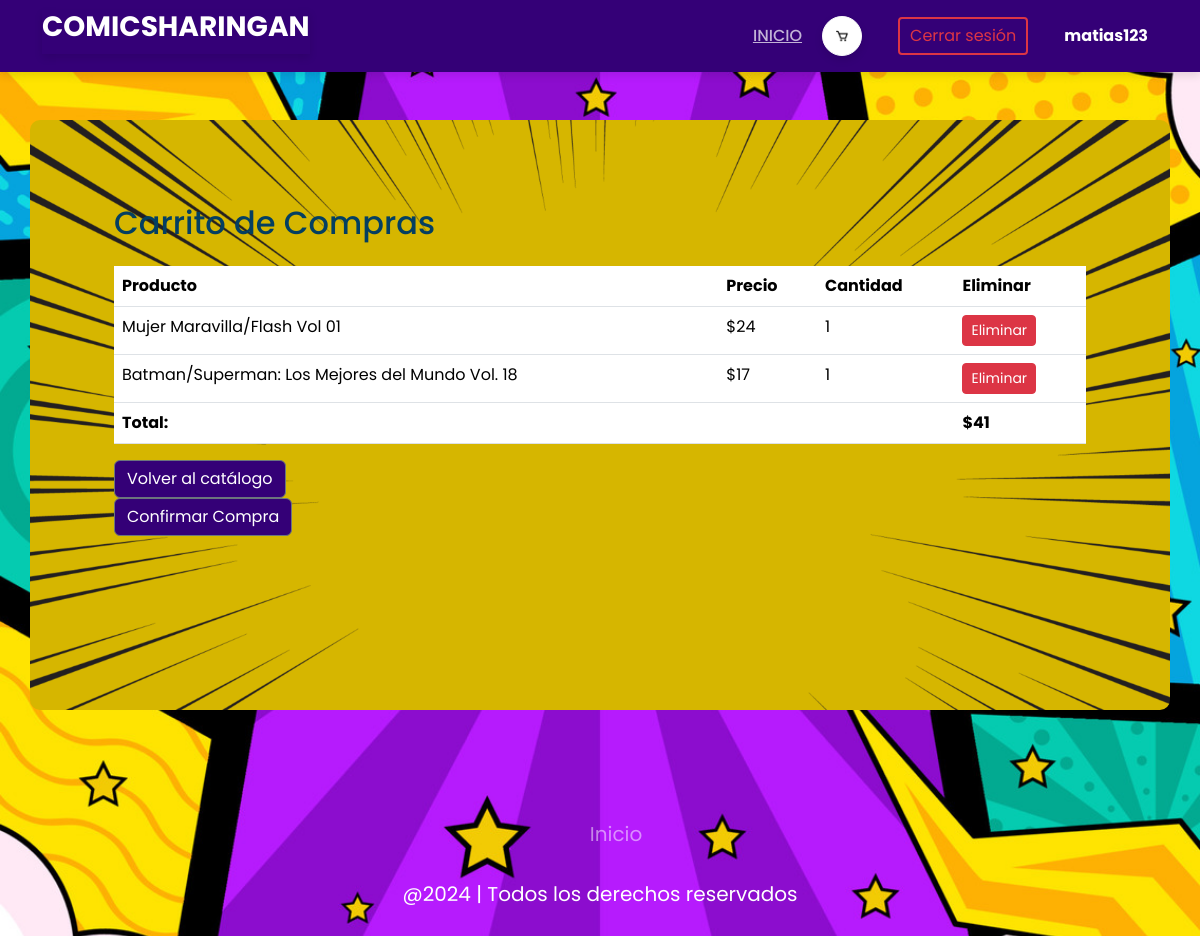
/ver_carrito/ (signed in), run on the app's committed database.
### post/models.py (models this page shows, shortened)
class CartItem(models.Model):
    cart = models.ForeignKey(Cart, related_name='items', on_delete=models.CASCADE)
    product = models.ForeignKey(Post, on_delete=models.CASCADE)
    quantity = models.PositiveIntegerField(default=1)

class Post(models.Model):
    title = models.CharField(max_length=250)
    content = models.TextField()
    image = models.ImageField(blank=True,null=True,upload_to='fotos/')
    price = models.IntegerField(default=0)
    stock = models.PositiveIntegerField(default=0)

### post/views.py (the view)
# urls.py: path('ver_carrito/', ver_carrito, name='ver_carrito'),
@login_required
def ver_carrito(request):
    cart = Cart.objects.filter(user=request.user).first()
    if cart:
        items = cart.items.all()
        total = items.aggregate(total=Sum('product__price'))['total']
    else:
        items = []
        total = 0
    return render(request, 'carrito.html', {'items': items, 'total': total})

### post/templates/carrito.html (shortened to what this page needs)
{% load static %}
<!DOCTYPE html>
<html lang="en">
<head>
    <link href="https://cdn.jsdelivr.net/npm/bootstrap@5.3.3/dist/css/bootstrap.min.css" rel="stylesheet">
    <link rel="stylesheet" href="{% static 'css/style_game.css' %}">
    <link rel="stylesheet" href="{% static 'css/style.css' %}">
</head>
<body>
    <header id="header" class="">
        <div class="container">
            <h1 class="logo"><a href="{% url 'index' %}">ComicSharingan</a></h1>
            <nav class="nav-menu" id="nav-menu">
                <ul>
                    <li class="active"><a href="{% url 'index' %}">Inicio</a></li>
                    {% if user.is_authenticated %}
                        <li>
                            <a href="{% url 'ver_carrito' %}" class="btn btn-light cart-button position-relative">
                                <img src="{% static 'img/carrito.png' %}" alt="Carrito de compras" class="carimg">
                            </a>
                        </li>
                        <li>
                            <form action="{% url 'logout' %}" method="post">
                                <button type="submit" class="btn btn-outline-danger ms-3">Cerrar sesión</button>
                            </form>
                        </li>
                        <li>
                            <p class="username ms-3 mb-0">{{ user.username }}</p>
                        </li>
                    {% else %}
                        <li><a href="{% url 'login' %}" class="btn btn-outline-primary ms-3">Iniciar sesión</a></li>
                        <li><a href="{% url 'register' %}" class="btn btn-outline-success ms-3">Registrarse</a></li>
                    {% endif %}
                </ul>
            </nav>
        </div>
    </header>
    <div class="container mt-5 inises">
        <h2 class="mb-4">Carrito de Compras</h2>
        <table class="table">
            <thead>
                <tr>
                    <th scope="col">Producto</th>
                    <th scope="col">Precio</th>
                    <th scope="col">Cantidad</th>
                    <th scope="col">Eliminar</th>
                </tr>
            </thead>
            <tbody>
                {% for item in items %}
                <tr>
                    <td>{{ item.product.title }}</td>
                    <td>${{ item.product.price }}</td>
                    <td>{{ item.quantity }}</td>
                    <td>
                        <form action="{% url 'eliminar_del_carrito' item.id %}" method="post">
                            <button type="submit" class="btn btn-danger btn-sm">Eliminar</button>
                        </form>
                    </td>
                </tr>
                {% endfor %}
            </tbody>
            <tfoot>
                <tr>
                    <td colspan="3"><strong>Total:</strong></td>
                    <td><strong>${{ total }}</strong></td>
                </tr>
            </tfoot>
        </table>
        <a href="{% url 'index' %}" class="btn btn-secondary btn-ses">Volver al catálogo</a>
        <form action="{% url 'checkout' %}" method="post">
          <button type="submit" class="btn btn-secondary btn-ses">Confirmar Compra</button>
      </form>
    </div>
    <footer class="footer">
        <ul class="social-icon">
          <li class="icon-elem">
          </li>
          <li class="icon-elem">
          </li>
          <li class="icon-elem">
          </li>
          <li class="icon-elem">
          </li>
        </ul>
        <ul class="menu">
          <li class="menu-elem">
            <a href="{% url  'index' %}" class="menu-icon"> Inicio </a>
          </li>
        </ul>
        <p class="text">@2024 | Todos los derechos reservados</p>
      </footer>
</body>
</html>

### post/static/post/css/style_game.css (style rules this page uses)
body { background-image: url("../img/background.jpg"); background-size: cover; background-attachment: fixed; background-repeat: no-repeat; background-position: center center; margin: 0; min-height: 100vh; padding-top: 72px; font-family: "Roboto", sans-serif; background-color: #f4f4f9; color: #333; }
#header { background: rgb(52, 0, 119); padding: 10px 30px; display: flex; align-items: center; justify-content: space-between; flex-wrap: wrap; box-shadow: 0 4px 8px rgba(0, 0, 0, 0.1); }
#header .container { display: flex; align-items: center; width: 100%; flex-wrap: wrap; }
#header .nav-menu { display: flex; align-items: center; margin-left: auto; }
#header .nav-menu ul { display: flex; align-items: center; list-style: none; margin: 0; padding: 0; }
#header .nav-menu ul li { margin: 0 10px; }
#header .nav-menu a { color: rgba(255, 255, 255, 0.7); font-size: 16px; font-weight: 500; text-transform: uppercase; transition: color 0.3s; }
#header .nav-menu button { margin-left: 15px; }
#header .logo { font-size: 28px; font-weight: 700; text-transform: uppercase; color: rgb(255, 255, 255); }
#header .logo a { color: rgb(255, 255, 255); text-decoration: none; }
.cart-button { width: 40px; height: 40px; display: flex; align-items: center; justify-content: center; background: white; border-radius: 50%; box-shadow: 0 4px 8px rgba(0, 0, 0, 0.1); transition: transform 0.2s; }
.cart-button img { width: 70%; height: 70%; object-fit: contain; }
.username { color: white; margin-left: 15px; font-size: 16px; font-weight: bold; }
.btn-outline-danger, .btn-outline-primary, .btn-outline-success { border-width: 2px; border-radius: 4px; padding: 5px 10px; transition: background-color 0.3s, color 0.3s; }
.btn-outline-danger { color: #dc3545; border-color: #dc3545; }
.container .carimg { width: 100%; height: 100%; }
.btn-danger { background-color: #dc3545; color: #fff; }
body h1 { display: flex; justify-content: center; color: white; box-shadow: 0 4px 8px rgba(0, 0, 0, 0.1); padding-bottom: 10px; }

### post/static/post/css/style.css (style rules this page uses)
* { font-family: "Poppins", sans-serif; margin: 0; padding: 0; scroll-padding-top: 2rem; scroll-behavior: smooth; box-sizing: border-box; list-style: none; text-decoration: none; }
.logo { text-decoration: none; }
:root { --main-color: #fd4646; --text-color: #171427; --bg-color: #fff; }
img { width: 100%; }
body { color: var(--text-color); background-image: url(../img/Vector4free-Pop-Art-Background-Revisi1-DP0622_generated.jpg); background-repeat: no-repeat; background-attachment: fixed; background-size: cover; }
header { position: fixed; top: 0; left: 0; width: 100%; background: var(--bg-color); box-shadow: 0 1px 4px hsl(0 4% 15%/ 10%); z-index: 100; }
.logo { font-size: 1rem; color: aliceblue; }
.inises { margin-top: 10rem; padding: 7%; background-image: url(../img/fond.webp); background-color: #d6b600; background-position: center; background-size: cover; background-attachment: fixed; background-repeat: no-repeat; color: rgb(4, 63, 97); border-radius: 10px; min-height: calc(100vh - 10rem - 50px); }
.btn-ses { background-color: rgb(52, 0, 119); cursor: pointer; }
.footer { position: relative; width: 100%; padding: 50px 35px; display: flex; justify-content: center; align-items: center; flex-direction: column; margin-top: auto; }
.social-icon { display: flex; justify-content: center; align-items: center; position: relative; margin: 10px 5px; flex-wrap: wrap; }
.icon-elem { list-style: none; }
.menu { display: flex; justify-content: center; position: relative; align-items: center; margin: 10px 0; flex-wrap: wrap; }
.menu-elem { list-style: none; }
.menu-icon { color: white; font-size: 20px; display: inline-block; text-decoration: none; margin: 5px 10px; opacity: 0.5; transition: 0.3s; }
.text { color: white; text-align: center; margin-top: 15px; margin-bottom: 10px; font-size: 20px; }

### data on the page
CartItem: product "Mujer Maravilla/Flash Vol 01", product.price "24", quantity "1"
CartItem: product "Batman/Superman: Los Mejores del Mundo Vol. 18", product.price "17", quantity "1"

### other printed values
{{ user.username }} "matias123"
{{ total }} "41"
